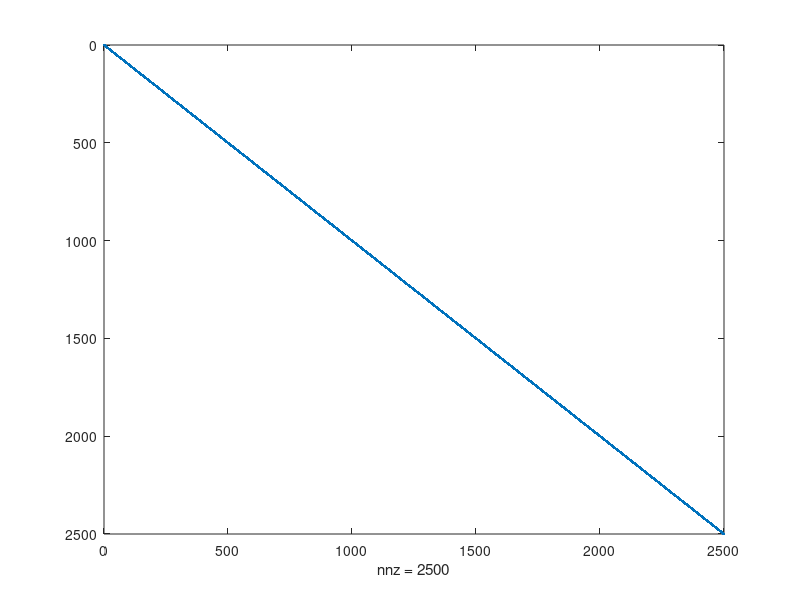
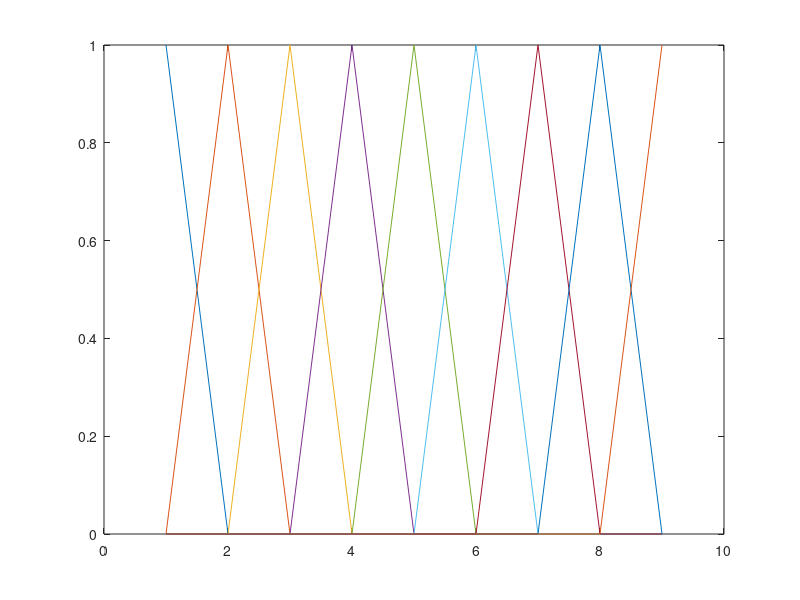
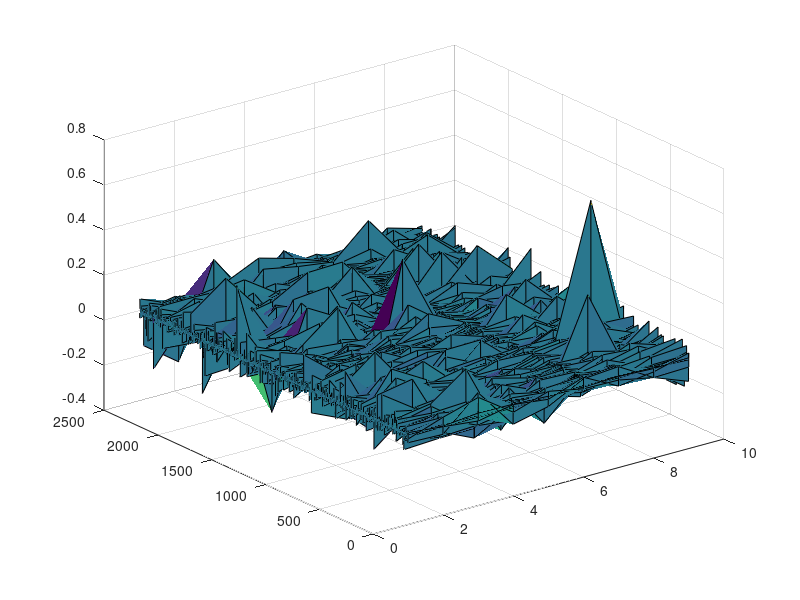

These figures' MATLAB source, in order:
% Justin Park 101013156

nx = 50;
ny = 50;

G = sparse(nx*ny, nx*ny);
% G(nx*ny, :) = 0;
% G(:, nx*ny) = 0;

domain = nx*ny;

for i = 1 : domain
    for j = 1 : domain
        if (i == j)
            G(i,j) = 1;
        else
            G(i,j) = 0;
        end
        n = j + (i - 1)*ny;
    end
end
figure(1)
spy(G)

[E,D] = eigs(G,9,'SM')
figure(2)
plot(D)
figure(3)
surf(E)